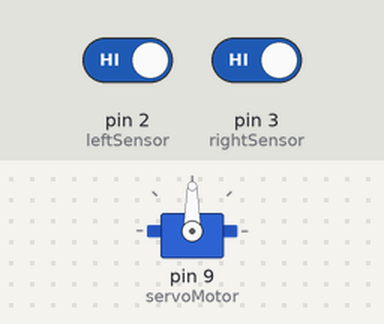
Simulated run of this sketch. Board: Arduino Uno, built with avr-gcc and run on an emulated ATmega328P. On the bench: servo. Inputs (shaded band) come from the test bench; at power-on: pin 2 (leftSensor) HIGH, pin 3 (rightSensor) HIGH.

Above: at 1.2 s.
1.3 s: pin 2 (leftSensor) driven LOW
At 1.77 s:
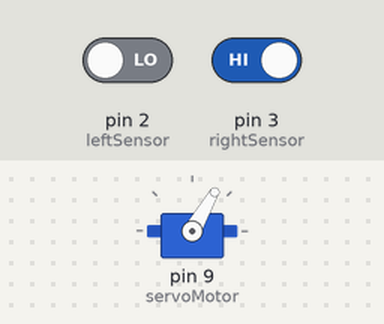
At 3.4 s:
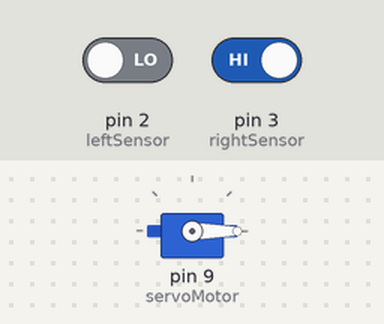
4.3 s: pin 2 (leftSensor) driven HIGH and pin 3 (rightSensor) driven LOW
At 7.8 s:
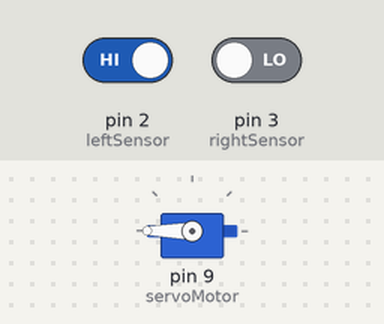
Timing chart, 0 to 9.3 s (numbered marks = the images above; inputs shaded):
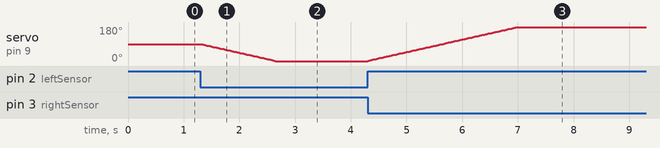

Measured:
- after the input at 1.3 s, servo on pin 9 (servoMotor): moves from 90° to 0° over 1.3 s, starting at once
- after the input at 4.3 s, servo on pin 9 (servoMotor): moves from 0° to 180° over 2.7 s, starting at once

The sketch:

ServoMotor_Turning_-_EXAMPLE.ino
```cpp
#include <Servo.h>

Servo servoMotor;

const int leftSensor = 2;
const int rightSensor = 3;

int position = 90;
const int turnAmount = 2;
const int minAngle = 0;
const int maxAngle = 180;


void setup() {
  pinMode(leftSensor, INPUT);
  pinMode(rightSensor, INPUT);
  servoMotor.attach(9);
  servoMotor.write(position);
}

void loop() {
  int leftSide = digitalRead(leftSensor);
  int rightSide = digitalRead(rightSensor);

  // low= line detected
  // high= no line detected
  bool leftDetected = (leftSide == LOW);
  bool rightDetected = (rightSide == LOW);

  if (leftDetected && !rightDetected) {
    // if the line is more under left it will move left
    position -= turnAmount;
  }
  else if (rightDetected && !leftDetected) {
    //if the line is more under right it will move right
    position += turnAmount;
  }
  else if (leftDetected && rightDetected) {
    // both sensors see the line so it does nothing
  }
  else {
    // no sensor sees line so it lost the lines and does nothing
  }
//prevents motor from moving too far and not being able to return to a normal range of turning
  if (position < minAngle){
    position = minAngle;
  }
  if (position > maxAngle){
    position = maxAngle;
  }

  servoMotor.write(position);

  delay(30);
}
```
